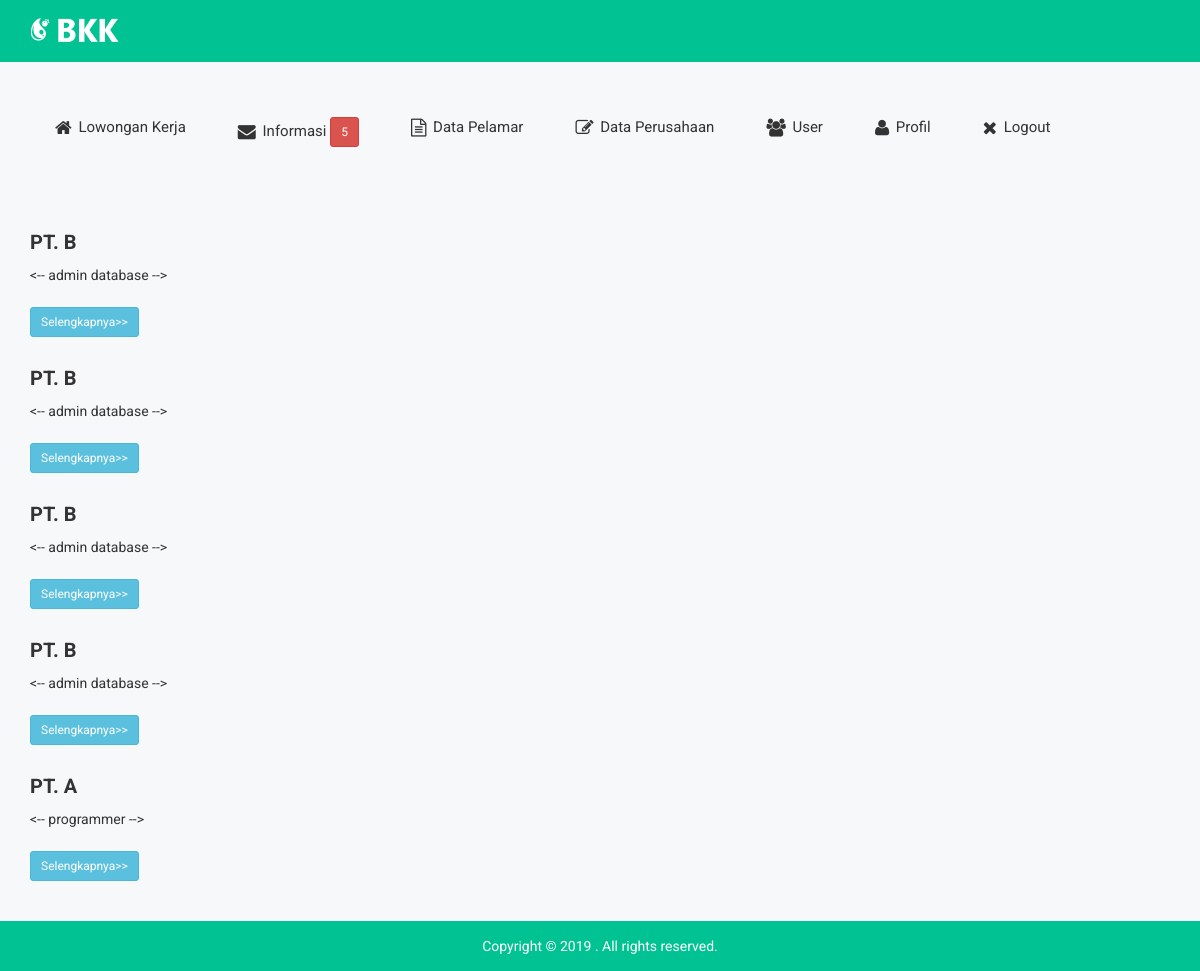
Page /pengumuman.php (signed in) on the committed database.
### tables this page shows
CREATE TABLE `pengumuman` (
  `id_pengumuman` int(11) NOT NULL AUTO_INCREMENT,
  `id_loker` int(11) NOT NULL,
  `isi` mediumtext,
  `cekview` int(1) DEFAULT '1',
  PRIMARY KEY (`id_pengumuman`),
  KEY `FK_pengumuman` (`id_loker`),
  CONSTRAINT `FK_pengumuman` FOREIGN KEY (`id_loker`) REFERENCES `loker` (`id_loker`) ON DELETE CASCADE
);

CREATE TABLE `loker` (
  `id_loker` int(11) NOT NULL,
  `posisi` varchar(100) DEFAULT NULL,
  `nama_perusahaan` varchar(100) DEFAULT NULL,
  `isi` mediumtext,
  `tanggal_ex` datetime DEFAULT NULL,
  PRIMARY KEY (`id_loker`)
);

### pengumuman.php (the view, shortened to what this page needs)
<!doctype html>
<html class="no-js" lang="">
<head>
    <link rel="stylesheet" href="css/bootstrap.min.css">
    <link rel="stylesheet" href="css/font-awesome.min.css">
    <link rel="stylesheet" href="css/owl.carousel.css">
    <link rel="stylesheet" href="css/owl.theme.css">
    <link rel="stylesheet" href="css/owl.transitions.css">
    <link rel="stylesheet" href="css/meanmenu/meanmenu.min.css">
    <link rel="stylesheet" href="css/animate.css">
    <link rel="stylesheet" href="css/normalize.css">
    <link rel="stylesheet" href="css/scrollbar/jquery.mCustomScrollbar.min.css">
    <link rel="stylesheet" href="css/jvectormap/jquery-jvectormap-2.0.3.css">
    <link rel="stylesheet" href="css/notika-custom-icon.css">
    <link rel="stylesheet" href="css/wave/waves.min.css">
    <link rel="stylesheet" href="css/main.css">
    <link rel="stylesheet" href="style.css">
    <link rel="stylesheet" href="css/responsive.css">
</head>
<body>
     <div class="header-top-area">
        <div class="container">
            <div class="row">
                <div class="col-lg-4 col-md-4 col-sm-12 col-xs-12">
                    <div class="logo-area">
                        <a href="#"><img src="img/logo/logo.png" alt="" /></a>
                    </div>
                </div>
            </div>
        </div>
    </div>
    <?php
    if($_SESSION['level']=="admin")
    {
        include('headerAdmin.php');
    }
    else
    {
        include('headerPerusahaan.php');
    }
    ?>
    <?php
    include('config.php');
    $ketemu = mysqli_query($conn, "SELECT * FROM pengumuman LEFT JOIN loker USING(id_loker) ORDER BY id_pengumuman DESC" );
    ?>
     <div class="dialog-area">
        <div class="container">
            <?php
            while($data = mysqli_fetch_array($ketemu)) {
            echo "<div class='row'>";
                echo "<div class='col-md-12'>";
                    echo "<div class='dialog-inner mg-t-30'>";
                        echo "<div class='contact-hd dialog-hd'>";
                            echo "<h2>".$data ['nama_perusahaan']."</h2>";
                            echo "<p><-- ".$data['posisi']." --></p>";
                        echo "</div>";
                        echo "<div class='dialog-pro dialog'>";
                            echo "<a href='proses.php?id=".$data['id_loker']."'><button class='btn btn-info btn-sm'>Selengkapnya>> </button></a>
                        </div>";
                    echo "</div>";
                echo "</div>";
            echo "</div>";
        }
            ?>
        </div>
    </div>
    <div class="footer-copyright-area">
        <div class="container">
            <div class="row">
                <div class="col-lg-12 col-md-12 col-sm-12 col-xs-12">
                    <div class="footer-copy-right">
                        <p>Copyright © 2019
. All rights reserved.</p>
                    </div>
                </div>
            </div>
        </div>
    </div>
</body>
</html>

### css/main.css (style rules this page uses)
html { color: #222; font-size: 1em; line-height: 1.4; }
audio, canvas, iframe, img, svg, video { vertical-align: middle; }

### rows in the picture
pengumuman: id_loker.nama_perusahaan "PT. B", id_loker.posisi "admin database"
pengumuman: id_loker.nama_perusahaan "PT. B", id_loker.posisi "admin database"
pengumuman: id_loker.nama_perusahaan "PT. B", id_loker.posisi "admin database"
pengumuman: id_loker.nama_perusahaan "PT. B", id_loker.posisi "admin database"
pengumuman: id_loker.nama_perusahaan "PT. A", id_loker.posisi "programmer"

### other values in the picture
$hasil['hitung'] "5"
